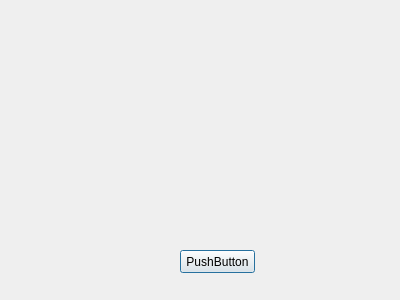
<?xml version="1.0" encoding="UTF-8"?>
<ui version="4.0">
 <class>Dialog</class>
 <widget class="QDialog" name="Dialog">
  <property name="geometry">
   <rect>
    <x>0</x>
    <y>0</y>
    <width>400</width>
    <height>300</height>
   </rect>
  </property>
  <property name="windowTitle">
   <string>Dialog</string>
  </property>
  <widget class="QPushButton" name="pushButton">
   <property name="geometry">
    <rect>
     <x>180</x>
     <y>250</y>
     <width>75</width>
     <height>23</height>
    </rect>
   </property>
   <property name="text">
    <string>PushButton</string>
   </property>
  </widget>
 </widget>
 <resources/>
 <connections/>
</ui>
